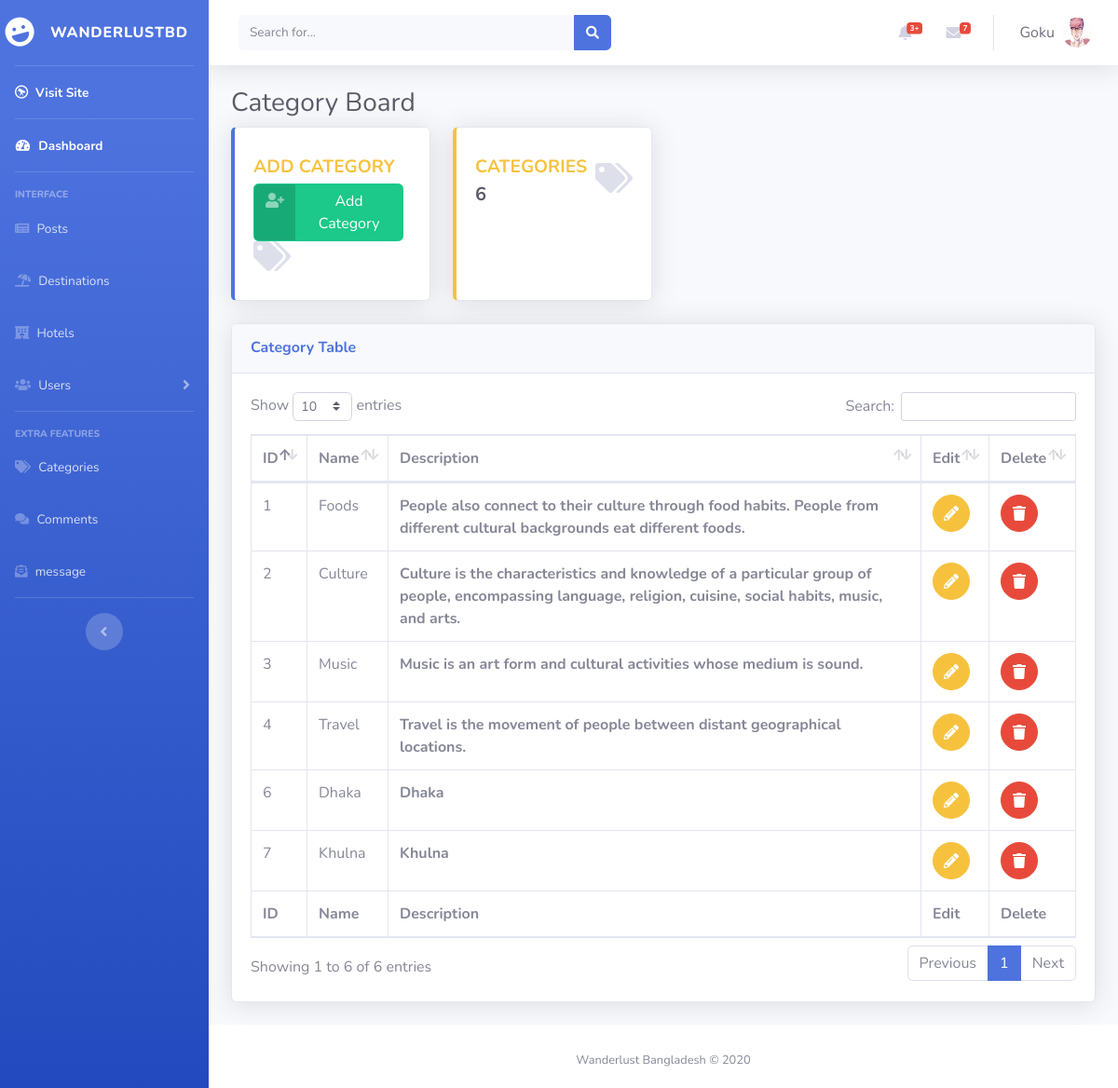
Screenshot of /admin/categories.php (signed in) with the database file from the repository.
### tables this page shows
CREATE TABLE `users` (
  `id` int(11) NOT NULL,
  `username` varchar(255) NOT NULL,
  `email` varchar(255) NOT NULL,
  `password` text NOT NULL,
  `profile_pic` varchar(255) NOT NULL,
  `is_active` varchar(3) NOT NULL,
  `post_id` int(11) NOT NULL,
  `role` varchar(255) NOT NULL DEFAULT 'Admin',
  `join_date` datetime NOT NULL DEFAULT current_timestamp() ON UPDATE current_timestamp(),
  `first_name` varchar(255) NOT NULL,
  `last_name` varchar(255) NOT NULL,
  `gender` varchar(10) NOT NULL,
  `bio` text NOT NULL
);

CREATE TABLE `categories` (
  `id` int(11) NOT NULL,
  `Category_Name` varchar(255) NOT NULL,
  `Category_Description` text NOT NULL,
  `Time` datetime DEFAULT current_timestamp() ON UPDATE current_timestamp()
);

### admin/categories.php (the view, shortened to what this page needs)
<?php
include "include/header.php";
?>
<?php include "include/sidenavbar.php";  ?>
<?php
if (isset($_SESSION['username'])) {
    $user = $_SESSION['username'];
    $sql = mysqli_query($conn, "SELECT * FROM users WHERE username = '$user'");
    $row = mysqli_fetch_assoc($sql);
    $username = $row['username'];
    $profile_pic = $row['profile_pic'];
?>
    <div id="content-wrapper" class="d-flex flex-column">
        <div id="content">
            <?php include "include/topnavbar.php";  ?>
            <div class="container-fluid">
                <h1 class="h3 mb-2 text-gray-800">Category Board</h1>
                <div class="row">
                    <div class="col-xl-3 col-md-6 mb-4">
                        <div class="card border-left-primary shadow h-100 py-2">
                            <div class="card-body">
                                <div class="row no-gutters align-items-center">
                                    <div class="col mr-2">
                                        <div class="text-lg font-weight-bold text-warning text-uppercase mb-1">Add Category</div>
                                        <button class="btn btn-success btn-icon-split" type="button" data-toggle="modal" data-target="#addAdminProfile">
                                            <span class="icon text-white-50">
                                                <i class="fas fa-user-plus"></i>
                                            </span>
                                            <span class="text">Add Category</span>
                                        </button>
                                    </div>
                                    <div class="col-auto">
                                        <i class="fas fa-tags fa-2x text-gray-300"></i>
                                    </div>
                                </div>
                            </div>
                        </div>
                    </div>
                    <div class="col-xl-3 col-md-6 mb-4">
                        <div class="card border-left-warning shadow h-100 py-2">
                            <div class="card-body">
                                <div class="row no-gutters align-items-center">
                                    <div class="col mr-2">
                                        <div class="text-lg font-weight-bold text-warning text-uppercase mb-1">Categories</div>
                                        <div class="h5 mb-0 font-weight-bold text-gray-800">
                                            <?php
                                            $totalCount = "SELECT id FROM categories ORDER BY id";
                                            $Count_response = mysqli_query($conn, $totalCount);
                                            $row = mysqli_num_rows($Count_response);
                                            echo $row;
                                            ?>
                                        </div>
                                    </div>
                                    <div class="col-auto">
                                        <i class="fas fa-tags fa-2x text-gray-300"></i>
                                    </div>
                                </div>
                            </div>
                        </div>
                    </div>
                </div>
                <div class="card shadow mb-4">
                    <div class="card-header py-3">
                        <h6 class="m-0 font-weight-bold text-primary">Category Table</h6>
                    </div>
                    <div class="card-body">
                        <div class="table-responsive">
                            <?php
                            $show_data = "SELECT * FROM categories";
                            $query_response = mysqli_query($conn, $show_data);
                            ?>
                            <table class="table table-bordered" id="dataTable" width="100%" cellspacing="0">
                                <thead>
                                    <tr>
                                        <th>ID</th>
                                        <th>Name</th>
                                        <th>Description</th>
                                        <th>Edit</th>
                                        <th>Delete</th>
                                    </tr>
                                </thead>
                                <tfoot>
                                    <tr>
                                        <th>ID</th>
                                        <th>Name</th>
                                        <th>Description</th>
                                        <th>Edit</th>
                                        <th>Delete</th>
                                    </tr>
                                </tfoot>
                                <tbody>
                                    <?php
                                    if (mysqli_num_rows($query_response) > 0) {
                                        while ($row = mysqli_fetch_assoc($query_response)) {
                                    ?>
                                            <tr>
                                                <td><?php echo $row['id']; ?></td>
                                                <td><?php echo $row['Category_Name']; ?></td>
                                                <th><?php echo $row['Category_Description']; ?></th>
                                                <td>
                                                    <form action="cat_edit.php" method="POST">
                                                        <button type="submit" name="edit_btn" class="btn btn-warning btn-circle">
                                                            <i class="fas fa-pencil-alt"></i>
                                                        </button>
                                                    </form>
                                                </td>
                                                <td>
                                                    <form action="cat_add.php" method="POST">
                                                        <button type="submit" name="deleteBtn" class="btn btn-danger btn-circle">
                                                            <i class="fas fa-trash"></i>
                                                        </button>
                                                    </form>
                                                </td>
                                            </tr>
                                    <?php
                                        }
                                    } else {
                                        echo "No Record Found!";
                                    }
                                    ?>
                                </tbody>
                            </table>
                        </div>
                    </div>
                </div>
            </div>
        </div>
        <?php include "include/footer.php"; ?>
        <?php include "include/scripts.php"; ?>
    <?php
}
    ?>

### admin/include/topnavbar.php (shortened to what this page needs)
<nav class="navbar navbar-expand navbar-light bg-white topbar mb-4 static-top shadow">
    <form class="d-none d-sm-inline-block form-inline mr-auto ml-md-3 my-2 my-md-0 mw-100 navbar-search">
        <div class="input-group">
            <input type="text" class="form-control bg-light border-0 small" placeholder="Search for..." aria-label="Search" aria-describedby="basic-addon2">
            <div class="input-group-append">
                <button class="btn btn-primary" type="button">
                    <i class="fas fa-search fa-sm"></i>
                </button>
            </div>
        </div>
    </form>
    <ul class="navbar-nav ml-auto">
        <li class="nav-item dropdown no-arrow mx-1">
            <a class="nav-link dropdown-toggle" href="#" id="alertsDropdown" role="button" data-toggle="dropdown" aria-haspopup="true" aria-expanded="false">
                <i class="fas fa-bell fa-fw"></i>
                <span class="badge badge-danger badge-counter">3+</span>
            </a>
        </li>
        <li class="nav-item dropdown no-arrow mx-1">
            <a class="nav-link dropdown-toggle" href="#" id="messagesDropdown" role="button" data-toggle="dropdown" aria-haspopup="true" aria-expanded="false">
                <i class="fas fa-envelope fa-fw"></i>
                <span class="badge badge-danger badge-counter">7</span>
            </a>
        </li>
        <li class="nav-item dropdown no-arrow">
            <a class="nav-link dropdown-toggle" id="userDropdown" role="button" data-toggle="dropdown" aria-haspopup="true" aria-expanded="false">
                <span class="mr-2 d-none d-lg-inline text-gray-700 large">
                    <?php echo ucfirst($username); ?>
                </span>
                <img src="<?php echo $profile_pic; ?>" alt="profile_Pic" class="img-profile rounded-circle">
            </a>
        </li>
    </ul>
</nav>

### rows the page displays
users: username "Goku", profile_pic (picture)
categories: id "1", Category_Name "Foods", Category_Description "People also connect to their culture through food habits. People from different cultural backgrounds eat different foods."
categories: id "2", Category_Name "Culture", Category_Description "Culture is the characteristics and knowledge of a particular group of people, encompassing language, religion, cuisine, social habits, music, and arts."
categories: id "3", Category_Name "Music", Category_Description "Music is an art form and cultural activities whose medium is sound."
categories: id "4", Category_Name "Travel", Category_Description "Travel is the movement of people between distant geographical locations."
categories: id "6", Category_Name "Dhaka", Category_Description "Dhaka"
categories: id "7", Category_Name "Khulna", Category_Description "Khulna"

### other values shown
$row "6"
